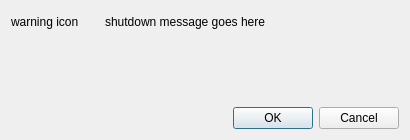
<?xml version="1.0" encoding="UTF-8"?>
<ui version="4.0">
 <class>ShutdownConfirmDialog</class>
 <widget class="QDialog" name="ShutdownConfirmDialog">
  <property name="geometry">
   <rect>
    <x>0</x>
    <y>0</y>
    <width>410</width>
    <height>140</height>
   </rect>
  </property>
  <layout class="QVBoxLayout" name="verticalLayout_3">
   <property name="topMargin">
    <number>15</number>
   </property>
   <item>
    <layout class="QGridLayout" name="gridLayout">
     <item row="0" column="0" rowspan="2">
      <widget class="QLabel" name="warningLabel">
       <property name="text">
        <string notr="true">warning icon</string>
       </property>
       <property name="alignment">
        <set>Qt::AlignmentFlag::AlignLeading|Qt::AlignmentFlag::AlignLeft|Qt::AlignmentFlag::AlignTop</set>
       </property>
      </widget>
     </item>
     <item row="0" column="1">
      <spacer name="horizontalSpacer">
       <property name="orientation">
        <enum>Qt::Orientation::Horizontal</enum>
       </property>
       <property name="sizeType">
        <enum>QSizePolicy::Policy::Fixed</enum>
       </property>
       <property name="sizeHint" stdset="0">
        <size>
         <width>20</width>
         <height>0</height>
        </size>
       </property>
      </spacer>
     </item>
     <item row="0" column="2">
      <widget class="QLabel" name="shutdownText">
       <property name="sizePolicy">
        <sizepolicy hsizetype="Expanding" vsizetype="Preferred">
         <horstretch>0</horstretch>
         <verstretch>0</verstretch>
        </sizepolicy>
       </property>
       <property name="text">
        <string notr="true">shutdown message goes here</string>
       </property>
       <property name="wordWrap">
        <bool>true</bool>
       </property>
      </widget>
     </item>
    </layout>
   </item>
   <item>
    <spacer name="verticalSpacer">
     <property name="orientation">
      <enum>Qt::Orientation::Vertical</enum>
     </property>
     <property name="sizeHint" stdset="0">
      <size>
       <width>0</width>
       <height>0</height>
      </size>
     </property>
    </spacer>
   </item>
   <item>
    <widget class="QDialogButtonBox" name="buttonBox">
     <property name="standardButtons">
      <set>QDialogButtonBox::StandardButton::Cancel|QDialogButtonBox::StandardButton::Ok</set>
     </property>
    </widget>
   </item>
  </layout>
 </widget>
 <resources/>
 <connections/>
</ui>
